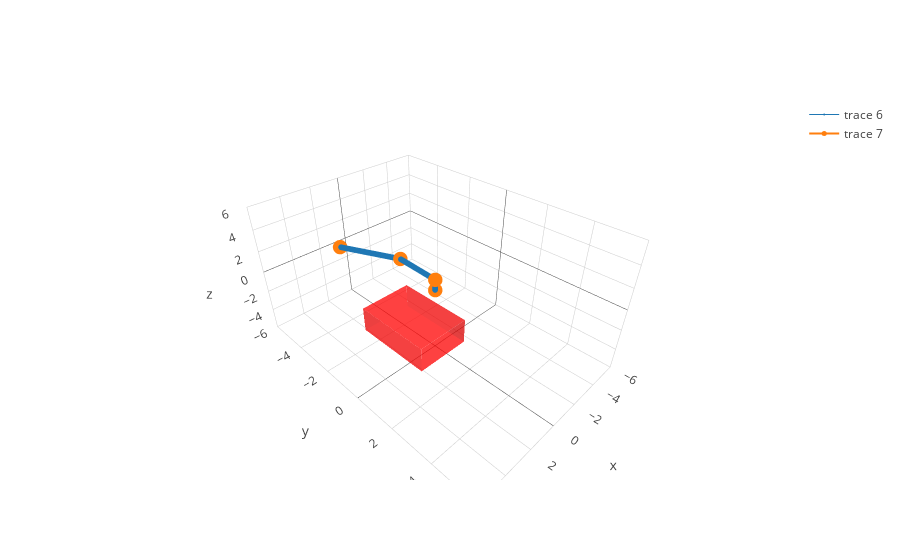

The code cell stored with this chart in its notebook:
### Code cell
l = 3
b = 3
h = 2
pos = [3,1,0]

m = graphics.plotobs(robot1, l, b, h, pos)
m.show()

### Figure 1 — Plotly figure (JSON) as saved in the notebook; plotly's stock layout.template omitted (floating-point values rounded to 4 significant figures; data arrays with more than 128 entries replaced by an {"elided": "..."} marker saying what was removed)
{"data": [{"color": "red", "opacity": 0.5, "type": "mesh3d", "uid": "1ac3ef7a-cacd-417f-8886-7fb11aa43c81", "x": [4.51, 4.5, 4.5, 4.51], "y": [2.5, 2.5, -0.5, -0.5], "z": [1, -1, -1, 1]}, {"color": "red", "opacity": 0.5, "type": "mesh3d", "uid": "967b80c6-6eb9-4ef4-b3a9-37b984656833", "x": [4.5, 4.5, 1.5, 1.5], "y": [2.51, 2.5, 2.5, 2.51], "z": [1, -1, -1, 1]}, {"color": "red", "opacity": 0.5, "type": "mesh3d", "uid": "b1fba632-f46c-4c44-9a68-50ecc2c6e993", "x": [1.49, 1.49, 1.5, 1.5], "y": [2.5, -0.5, -0.5, 2.5], "z": [1, 1, -1, -1]}, {"color": "red", "opacity": 0.5, "type": "mesh3d", "uid": "78f70540-556f-4bcf-8ba6-db176bb10622", "x": [4.5, 4.5, 1.5, 1.5], "y": [-0.51, -0.5, -0.5, -0.51], "z": [1, -1, -1, 1]}, {"color": "red", "opacity": 0.5, "type": "mesh3d", "uid": "1f87a99a-9b10-4a38-9b16-f4a25d9b5ad0", "x": [4.5, 4.5, 1.5, 1.5], "y": [2.5, -0.5, 2.5, -0.5], "z": [1, 1, 1, 1]}, {"color": "red", "opacity": 0.5, "type": "mesh3d", "uid": "a416098c-a76a-49ba-9d36-8b57956b5d28", "x": [4.5, 4.5, 1.5, 1.5], "y": [2.5, -0.5, 2.5, -0.5], "z": [-1, -1, -1, -1]}, {"line": {"color": "#1f77b4", "width": 1}, "marker": {"size": 2}, "type": "scatter3d", "uid": "6f3944e7-a200-4692-8b06-799e8ca34887", "x": {"elided": "150 float values"}, "y": {"elided": "150 float values"}, "z": {"elided": "150 float values"}}, {"line": {"color": "#ff7f0e", "width": 2}, "marker": {"size": 5}, "type": "scatter3d", "uid": "6cbe54e4-91b2-4a77-9472-4a5ab941ce4a", "x": [0, 0, 0.7972, 2.29], "y": [0, 0, -1.386, -3.98], "z": [0, 1, 2.202, 2]}], "layout": {"scene": {"xaxis": {"range": [-6, 6]}, "yaxis": {"range": [-6, 6]}, "zaxis": {"range": [-6, 6]}}}}
